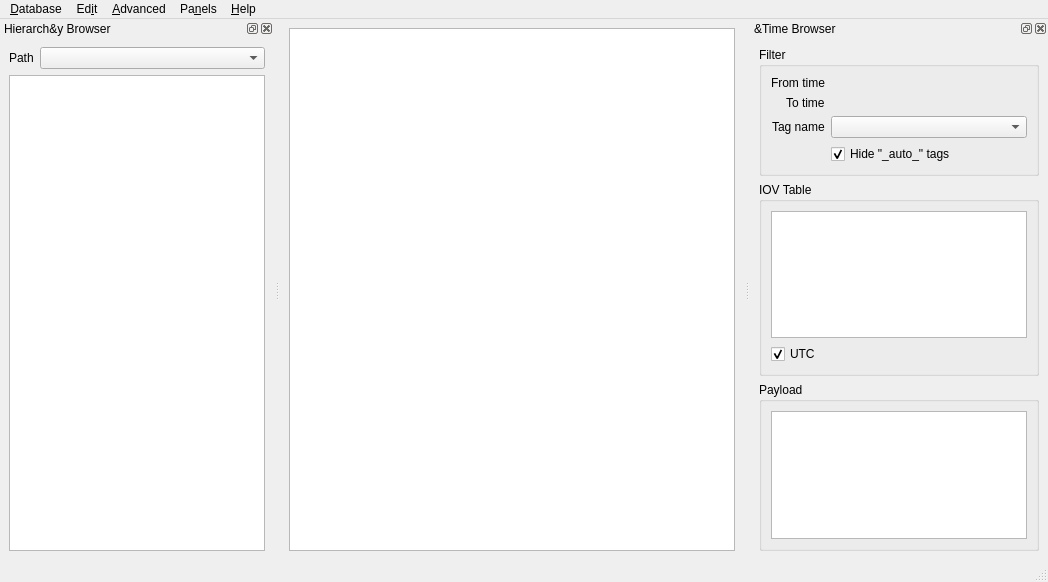
<?xml version="1.0" encoding="UTF-8"?>
<ui version="4.0">
 <author>Marco Clemencic</author>
 <class>MainWindow</class>
 <widget class="QMainWindow" name="MainWindow">
  <property name="geometry">
   <rect>
    <x>0</x>
    <y>0</y>
    <width>1048</width>
    <height>582</height>
   </rect>
  </property>
  <property name="contextMenuPolicy">
   <enum>Qt::ActionsContextMenu</enum>
  </property>
  <property name="windowTitle">
   <string comment="Browser for LHCb Conditions Database">CondDBBrowser</string>
  </property>
  <property name="windowIcon">
   <iconset resource="Resources.qrc">
    <normaloff>:/icons/icon.png</normaloff>:/icons/icon.png</iconset>
  </property>
  <widget class="QWidget" name="mainPanel">
   <layout class="QVBoxLayout" name="verticalLayout_5">
    <item>
     <widget class="SearchableTextEdit" name="dataView">
      <property name="acceptDrops">
       <bool>false</bool>
      </property>
      <property name="textInteractionFlags">
       <set>Qt::TextSelectableByKeyboard|Qt::TextSelectableByMouse</set>
      </property>
     </widget>
    </item>
   </layout>
  </widget>
  <widget class="QMenuBar" name="menubar">
   <property name="geometry">
    <rect>
     <x>0</x>
     <y>0</y>
     <width>1048</width>
     <height>30</height>
    </rect>
   </property>
   <widget class="QMenu" name="menuDataBase">
    <property name="title">
     <string>&amp;Database</string>
    </property>
    <widget class="QMenu" name="menuRecent">
     <property name="title">
      <string>&amp;Recent</string>
     </property>
    </widget>
    <widget class="QMenu" name="menuStandard">
     <property name="title">
      <string>&amp;Standard</string>
     </property>
    </widget>
    <addaction name="actionNew"/>
    <addaction name="actionOpen"/>
    <addaction name="menuRecent"/>
    <addaction name="menuStandard"/>
    <addaction name="separator"/>
    <addaction name="actionRead_Only"/>
    <addaction name="separator"/>
    <addaction name="actionCopy_connection_string"/>
    <addaction name="separator"/>
    <addaction name="actionCreate_slice"/>
    <addaction name="actionDump_to_files"/>
    <addaction name="actionClose"/>
    <addaction name="separator"/>
    <addaction name="actionQuit"/>
   </widget>
   <widget class="QMenu" name="menuEdit">
    <property name="title">
     <string>Ed&amp;it</string>
    </property>
    <addaction name="actionAdd_condition"/>
    <addaction name="actionNew_tag"/>
   </widget>
   <widget class="QMenu" name="menuAdvanced">
    <property name="enabled">
     <bool>true</bool>
    </property>
    <property name="title">
     <string>&amp;Advanced</string>
    </property>
    <addaction name="actionNew_node"/>
    <addaction name="actionDelete_node"/>
    <addaction name="actionDelete_tag"/>
   </widget>
   <widget class="QMenu" name="menuHelp">
    <property name="title">
     <string>&amp;Help</string>
    </property>
    <addaction name="actionAbout"/>
    <addaction name="actionAbout_Qt"/>
   </widget>
   <widget class="QMenu" name="menuPanels">
    <property name="title">
     <string>Pa&amp;nels</string>
    </property>
   </widget>
   <addaction name="menuDataBase"/>
   <addaction name="menuEdit"/>
   <addaction name="menuAdvanced"/>
   <addaction name="menuPanels"/>
   <addaction name="menuHelp"/>
  </widget>
  <widget class="QStatusBar" name="statusbar"/>
  <widget class="QDockWidget" name="filterPanel">
   <property name="windowTitle">
    <string>&amp;Time Browser</string>
   </property>
   <attribute name="dockWidgetArea">
    <number>2</number>
   </attribute>
   <widget class="QWidget" name="filterPanelContents">
    <layout class="QVBoxLayout" name="verticalLayout_4">
     <item>
      <widget class="QGroupBox" name="iovTagFilterGroupBox">
       <property name="sizePolicy">
        <sizepolicy hsizetype="Preferred" vsizetype="Minimum">
         <horstretch>0</horstretch>
         <verstretch>0</verstretch>
        </sizepolicy>
       </property>
       <property name="title">
        <string>Filter</string>
       </property>
       <layout class="QFormLayout" name="iovTagFilterLayout">
        <property name="fieldGrowthPolicy">
         <enum>QFormLayout::ExpandingFieldsGrow</enum>
        </property>
        <property name="labelAlignment">
         <set>Qt::AlignBottom|Qt::AlignRight|Qt::AlignTrailing</set>
        </property>
        <property name="formAlignment">
         <set>Qt::AlignLeading|Qt::AlignLeft|Qt::AlignTop</set>
        </property>
        <item row="0" column="0">
         <widget class="QLabel" name="sinceLabel">
          <property name="text">
           <string>From time</string>
          </property>
         </widget>
        </item>
        <item row="0" column="1">
         <widget class="TimePointEdit" name="sinceFilterWidget" native="true">
          <property name="sizePolicy">
           <sizepolicy hsizetype="MinimumExpanding" vsizetype="Minimum">
            <horstretch>0</horstretch>
            <verstretch>0</verstretch>
           </sizepolicy>
          </property>
         </widget>
        </item>
        <item row="1" column="0">
         <widget class="QLabel" name="untilLabel">
          <property name="text">
           <string>To time</string>
          </property>
         </widget>
        </item>
        <item row="1" column="1">
         <widget class="TimePointEdit" name="untilFilterWidget" native="true">
          <property name="sizePolicy">
           <sizepolicy hsizetype="MinimumExpanding" vsizetype="Minimum">
            <horstretch>0</horstretch>
            <verstretch>0</verstretch>
           </sizepolicy>
          </property>
         </widget>
        </item>
        <item row="2" column="0">
         <widget class="QLabel" name="tagLabel">
          <property name="text">
           <string>Tag name</string>
          </property>
         </widget>
        </item>
        <item row="2" column="1">
         <widget class="QComboBox" name="tagComboBox">
          <property name="sizePolicy">
           <sizepolicy hsizetype="Expanding" vsizetype="Fixed">
            <horstretch>0</horstretch>
            <verstretch>0</verstretch>
           </sizepolicy>
          </property>
         </widget>
        </item>
        <item row="3" column="1">
         <widget class="QCheckBox" name="hideAutoCheckBox">
          <property name="toolTip">
           <string>If checked, the special tags starting with &quot;_auto_&quot; are not displayed.</string>
          </property>
          <property name="text">
           <string>Hide &quot;_auto_&quot; tags</string>
          </property>
          <property name="checked">
           <bool>true</bool>
          </property>
         </widget>
        </item>
       </layout>
       <zorder>sinceLabel</zorder>
       <zorder>untilLabel</zorder>
       <zorder>tagLabel</zorder>
       <zorder>tagComboBox</zorder>
       <zorder>hideAutoCheckBox</zorder>
       <zorder>sinceFilterWidget</zorder>
       <zorder>untilFilterWidget</zorder>
      </widget>
     </item>
     <item>
      <widget class="QGroupBox" name="iovTableGroupBox">
       <property name="sizePolicy">
        <sizepolicy hsizetype="Expanding" vsizetype="Expanding">
         <horstretch>0</horstretch>
         <verstretch>0</verstretch>
        </sizepolicy>
       </property>
       <property name="title">
        <string>IOV Table</string>
       </property>
       <layout class="QVBoxLayout" name="verticalLayout">
        <item>
         <widget class="QTableView" name="iovView">
          <property name="enabled">
           <bool>true</bool>
          </property>
          <property name="editTriggers">
           <set>QAbstractItemView::NoEditTriggers</set>
          </property>
          <property name="selectionMode">
           <enum>QAbstractItemView::SingleSelection</enum>
          </property>
          <property name="selectionBehavior">
           <enum>QAbstractItemView::SelectRows</enum>
          </property>
         </widget>
        </item>
        <item>
         <widget class="QCheckBox" name="iovUTCCheckBox">
          <property name="toolTip">
           <string>Show the IoVs as UTC</string>
          </property>
          <property name="text">
           <string>UTC</string>
          </property>
          <property name="checked">
           <bool>true</bool>
          </property>
         </widget>
        </item>
       </layout>
      </widget>
     </item>
     <item>
      <widget class="QGroupBox" name="payloadGroupBox">
       <property name="sizePolicy">
        <sizepolicy hsizetype="Expanding" vsizetype="Expanding">
         <horstretch>0</horstretch>
         <verstretch>0</verstretch>
        </sizepolicy>
       </property>
       <property name="title">
        <string>Payload</string>
       </property>
       <layout class="QVBoxLayout" name="verticalLayout_2">
        <item>
         <widget class="QListView" name="fieldsView"/>
        </item>
       </layout>
      </widget>
     </item>
    </layout>
   </widget>
  </widget>
  <widget class="QDockWidget" name="browsePanel">
   <property name="windowTitle">
    <string>Hierarch&amp;y Browser</string>
   </property>
   <attribute name="dockWidgetArea">
    <number>1</number>
   </attribute>
   <widget class="QWidget" name="browsePanelContents">
    <layout class="QVBoxLayout" name="verticalLayout_3">
     <item>
      <widget class="QWidget" name="pathPanel" native="true">
       <layout class="QHBoxLayout" name="horizontalLayout">
        <property name="leftMargin">
         <number>0</number>
        </property>
        <property name="topMargin">
         <number>0</number>
        </property>
        <property name="rightMargin">
         <number>0</number>
        </property>
        <property name="bottomMargin">
         <number>0</number>
        </property>
        <item>
         <widget class="QLabel" name="pathLabel">
          <property name="sizePolicy">
           <sizepolicy hsizetype="Minimum" vsizetype="Preferred">
            <horstretch>0</horstretch>
            <verstretch>0</verstretch>
           </sizepolicy>
          </property>
          <property name="text">
           <string>Path</string>
          </property>
         </widget>
        </item>
        <item>
         <widget class="QComboBox" name="pathComboBox">
          <property name="sizePolicy">
           <sizepolicy hsizetype="Expanding" vsizetype="Fixed">
            <horstretch>0</horstretch>
            <verstretch>0</verstretch>
           </sizepolicy>
          </property>
          <property name="editable">
           <bool>false</bool>
          </property>
          <property name="insertPolicy">
           <enum>QComboBox::NoInsert</enum>
          </property>
         </widget>
        </item>
       </layout>
      </widget>
     </item>
     <item>
      <widget class="QTreeView" name="hierarchyTreeView">
       <property name="contextMenuPolicy">
        <enum>Qt::CustomContextMenu</enum>
       </property>
       <property name="editTriggers">
        <set>QAbstractItemView::NoEditTriggers</set>
       </property>
       <property name="showDropIndicator" stdset="0">
        <bool>false</bool>
       </property>
       <property name="textElideMode">
        <enum>Qt::ElideMiddle</enum>
       </property>
       <property name="headerHidden">
        <bool>true</bool>
       </property>
      </widget>
     </item>
    </layout>
   </widget>
  </widget>
  <action name="actionNew">
   <property name="text">
    <string>&amp;New</string>
   </property>
   <property name="shortcut">
    <string>Ctrl+N</string>
   </property>
  </action>
  <action name="actionOpen">
   <property name="text">
    <string>&amp;Open</string>
   </property>
   <property name="shortcut">
    <string>Ctrl+O</string>
   </property>
  </action>
  <action name="actionCreate_slice">
   <property name="text">
    <string>Create sl&amp;ice</string>
   </property>
   <property name="shortcut">
    <string>Ctrl+S</string>
   </property>
  </action>
  <action name="actionClose">
   <property name="text">
    <string>C&amp;lose</string>
   </property>
   <property name="shortcut">
    <string>Ctrl+W</string>
   </property>
  </action>
  <action name="actionAdd_condition">
   <property name="text">
    <string>&amp;Add condition</string>
   </property>
   <property name="shortcut">
    <string>Ctrl++</string>
   </property>
  </action>
  <action name="actionNew_tag">
   <property name="text">
    <string>&amp;New tag</string>
   </property>
   <property name="shortcut">
    <string>Ctrl+T</string>
   </property>
  </action>
  <action name="actionNew_node">
   <property name="text">
    <string>&amp;New node</string>
   </property>
  </action>
  <action name="actionDelete_node">
   <property name="text">
    <string>&amp;Delete node</string>
   </property>
  </action>
  <action name="actionDelete_tag">
   <property name="text">
    <string>D&amp;elete tag</string>
   </property>
  </action>
  <action name="actionAbout">
   <property name="text">
    <string>&amp;About</string>
   </property>
  </action>
  <action name="actionQuit">
   <property name="text">
    <string>&amp;Quit</string>
   </property>
   <property name="shortcut">
    <string>Ctrl+Q</string>
   </property>
  </action>
  <action name="actionAbout_Qt">
   <property name="text">
    <string>About &amp;Qt</string>
   </property>
  </action>
  <action name="actionDump_to_files">
   <property name="text">
    <string>&amp;Dump to files</string>
   </property>
  </action>
  <action name="actionRead_Only">
   <property name="checkable">
    <bool>true</bool>
   </property>
   <property name="checked">
    <bool>true</bool>
   </property>
   <property name="text">
    <string>R&amp;ead Only</string>
   </property>
   <property name="statusTip">
    <string>Change the opening mode of the database (re-opens it)</string>
   </property>
  </action>
  <action name="actionCopy_path">
   <property name="text">
    <string>Copy path</string>
   </property>
  </action>
  <action name="actionCopy_connection_string">
   <property name="text">
    <string>&amp;Copy connection string</string>
   </property>
  </action>
  <action name="actionWelcome_message">
   <property name="text">
    <string>Welcome message</string>
   </property>
  </action>
 </widget>
 <customwidgets>
  <customwidget>
   <class>TimePointEdit</class>
   <extends>QWidget</extends>
   <header>CondDBBrowser/CondDBUI/Browser/Widgets.h</header>
   <container>1</container>
   <slots>
    <signal>dateTimeChanged(QDateTime)</signal>
    <signal>dateChanged(QDate)</signal>
    <signal>timeChanged(QTime)</signal>
    <signal>maxChanged(bool)</signal>
    <signal>maxChecked()</signal>
    <signal>maxUnchecked()</signal>
    <signal>validityKeyChanged(cool::ValidityKey)</signal>
    <slot>setMinimumDateTime(QDateTime)</slot>
    <slot>setMaximumDateTime(QDateTime)</slot>
    <slot>resetMinimumDateTime()</slot>
    <slot>resetMaximumDateTime()</slot>
   </slots>
  </customwidget>
  <customwidget>
   <class>SearchableTextEdit</class>
   <extends>QPlainTextEdit</extends>
   <header>CondDBBrowser/CondDBUI/Browser/Widgets.h</header>
  </customwidget>
 </customwidgets>
 <resources>
  <include location="Resources.qrc"/>
 </resources>
 <connections>
  <connection>
   <sender>actionQuit</sender>
   <signal>triggered()</signal>
   <receiver>MainWindow</receiver>
   <slot>close()</slot>
   <hints>
    <hint type="sourcelabel">
     <x>-1</x>
     <y>-1</y>
    </hint>
    <hint type="destinationlabel">
     <x>451</x>
     <y>336</y>
    </hint>
   </hints>
  </connection>
  <connection>
   <sender>actionAbout_Qt</sender>
   <signal>triggered()</signal>
   <receiver>MainWindow</receiver>
   <slot>aboutQt()</slot>
   <hints>
    <hint type="sourcelabel">
     <x>-1</x>
     <y>-1</y>
    </hint>
    <hint type="destinationlabel">
     <x>451</x>
     <y>336</y>
    </hint>
   </hints>
  </connection>
  <connection>
   <sender>actionClose</sender>
   <signal>triggered()</signal>
   <receiver>MainWindow</receiver>
   <slot>closeDatabase()</slot>
   <hints>
    <hint type="sourcelabel">
     <x>-1</x>
     <y>-1</y>
    </hint>
    <hint type="destinationlabel">
     <x>451</x>
     <y>336</y>
    </hint>
   </hints>
  </connection>
  <connection>
   <sender>actionAbout</sender>
   <signal>triggered()</signal>
   <receiver>MainWindow</receiver>
   <slot>aboutDialog()</slot>
   <hints>
    <hint type="sourcelabel">
     <x>-1</x>
     <y>-1</y>
    </hint>
    <hint type="destinationlabel">
     <x>482</x>
     <y>327</y>
    </hint>
   </hints>
  </connection>
  <connection>
   <sender>pathComboBox</sender>
   <signal>currentIndexChanged(QString)</signal>
   <receiver>MainWindow</receiver>
   <slot>selectedPath(QString)</slot>
   <hints>
    <hint type="sourcelabel">
     <x>218</x>
     <y>77</y>
    </hint>
    <hint type="destinationlabel">
     <x>482</x>
     <y>327</y>
    </hint>
   </hints>
  </connection>
  <connection>
   <sender>actionRead_Only</sender>
   <signal>triggered(bool)</signal>
   <receiver>MainWindow</receiver>
   <slot>reopenDatabase(bool)</slot>
   <hints>
    <hint type="sourcelabel">
     <x>-1</x>
     <y>-1</y>
    </hint>
    <hint type="destinationlabel">
     <x>482</x>
     <y>327</y>
    </hint>
   </hints>
  </connection>
  <connection>
   <sender>sinceFilterWidget</sender>
   <signal>dateTimeChanged(QDateTime)</signal>
   <receiver>untilFilterWidget</receiver>
   <slot>setMinimumDateTime(QDateTime)</slot>
   <hints>
    <hint type="sourcelabel">
     <x>1031</x>
     <y>117</y>
    </hint>
    <hint type="destinationlabel">
     <x>1031</x>
     <y>141</y>
    </hint>
   </hints>
  </connection>
  <connection>
   <sender>untilFilterWidget</sender>
   <signal>maxChecked()</signal>
   <receiver>sinceFilterWidget</receiver>
   <slot>resetMaximumDateTime()</slot>
   <hints>
    <hint type="sourcelabel">
     <x>1031</x>
     <y>141</y>
    </hint>
    <hint type="destinationlabel">
     <x>1031</x>
     <y>117</y>
    </hint>
   </hints>
  </connection>
  <connection>
   <sender>untilFilterWidget</sender>
   <signal>dateTimeChanged(QDateTime)</signal>
   <receiver>sinceFilterWidget</receiver>
   <slot>setMaximumDateTime(QDateTime)</slot>
   <hints>
    <hint type="sourcelabel">
     <x>1031</x>
     <y>141</y>
    </hint>
    <hint type="destinationlabel">
     <x>1031</x>
     <y>117</y>
    </hint>
   </hints>
  </connection>
  <connection>
   <sender>actionNew</sender>
   <signal>triggered()</signal>
   <receiver>MainWindow</receiver>
   <slot>newDatabaseDialog()</slot>
   <hints>
    <hint type="sourcelabel">
     <x>-1</x>
     <y>-1</y>
    </hint>
    <hint type="destinationlabel">
     <x>482</x>
     <y>327</y>
    </hint>
   </hints>
  </connection>
  <connection>
   <sender>actionOpen</sender>
   <signal>triggered()</signal>
   <receiver>MainWindow</receiver>
   <slot>openDatabaseDialog()</slot>
   <hints>
    <hint type="sourcelabel">
     <x>-1</x>
     <y>-1</y>
    </hint>
    <hint type="destinationlabel">
     <x>482</x>
     <y>327</y>
    </hint>
   </hints>
  </connection>
  <connection>
   <sender>actionDump_to_files</sender>
   <signal>triggered()</signal>
   <receiver>MainWindow</receiver>
   <slot>dumpToFiles()</slot>
   <hints>
    <hint type="sourcelabel">
     <x>-1</x>
     <y>-1</y>
    </hint>
    <hint type="destinationlabel">
     <x>482</x>
     <y>327</y>
    </hint>
   </hints>
  </connection>
  <connection>
   <sender>MainWindow</sender>
   <signal>databaseOpen(bool)</signal>
   <receiver>actionDump_to_files</receiver>
   <slot>setEnabled(bool)</slot>
   <hints>
    <hint type="sourcelabel">
     <x>482</x>
     <y>327</y>
    </hint>
    <hint type="destinationlabel">
     <x>-1</x>
     <y>-1</y>
    </hint>
   </hints>
  </connection>
  <connection>
   <sender>MainWindow</sender>
   <signal>databaseOpen(bool)</signal>
   <receiver>actionRead_Only</receiver>
   <slot>setEnabled(bool)</slot>
   <hints>
    <hint type="sourcelabel">
     <x>482</x>
     <y>327</y>
    </hint>
    <hint type="destinationlabel">
     <x>-1</x>
     <y>-1</y>
    </hint>
   </hints>
  </connection>
  <connection>
   <sender>MainWindow</sender>
   <signal>databaseOpen(bool)</signal>
   <receiver>actionClose</receiver>
   <slot>setEnabled(bool)</slot>
   <hints>
    <hint type="sourcelabel">
     <x>482</x>
     <y>327</y>
    </hint>
    <hint type="destinationlabel">
     <x>-1</x>
     <y>-1</y>
    </hint>
   </hints>
  </connection>
  <connection>
   <sender>MainWindow</sender>
   <signal>databaseOpen(bool)</signal>
   <receiver>actionCreate_slice</receiver>
   <slot>setEnabled(bool)</slot>
   <hints>
    <hint type="sourcelabel">
     <x>482</x>
     <y>327</y>
    </hint>
    <hint type="destinationlabel">
     <x>-1</x>
     <y>-1</y>
    </hint>
   </hints>
  </connection>
  <connection>
   <sender>MainWindow</sender>
   <signal>databaseOpenReadOnly(bool)</signal>
   <receiver>actionRead_Only</receiver>
   <slot>setChecked(bool)</slot>
   <hints>
    <hint type="sourcelabel">
     <x>482</x>
     <y>327</y>
    </hint>
    <hint type="destinationlabel">
     <x>-1</x>
     <y>-1</y>
    </hint>
   </hints>
  </connection>
  <connection>
   <sender>actionNew_node</sender>
   <signal>triggered()</signal>
   <receiver>MainWindow</receiver>
   <slot>newNodeDialog()</slot>
   <hints>
    <hint type="sourcelabel">
     <x>-1</x>
     <y>-1</y>
    </hint>
    <hint type="destinationlabel">
     <x>482</x>
     <y>327</y>
    </hint>
   </hints>
  </connection>
  <connection>
   <sender>actionDelete_node</sender>
   <signal>triggered()</signal>
   <receiver>MainWindow</receiver>
   <slot>deleteNode()</slot>
   <hints>
    <hint type="sourcelabel">
     <x>-1</x>
     <y>-1</y>
    </hint>
    <hint type="destinationlabel">
     <x>482</x>
     <y>327</y>
    </hint>
   </hints>
  </connection>
  <connection>
   <sender>actionCreate_slice</sender>
   <signal>triggered()</signal>
   <receiver>MainWindow</receiver>
   <slot>createSlice()</slot>
   <hints>
    <hint type="sourcelabel">
     <x>-1</x>
     <y>-1</y>
    </hint>
    <hint type="destinationlabel">
     <x>482</x>
     <y>327</y>
    </hint>
   </hints>
  </connection>
  <connection>
   <sender>actionAdd_condition</sender>
   <signal>triggered()</signal>
   <receiver>MainWindow</receiver>
   <slot>addCondition()</slot>
   <hints>
    <hint type="sourcelabel">
     <x>-1</x>
     <y>-1</y>
    </hint>
    <hint type="destinationlabel">
     <x>482</x>
     <y>327</y>
    </hint>
   </hints>
  </connection>
  <connection>
   <sender>actionNew_tag</sender>
   <signal>triggered()</signal>
   <receiver>MainWindow</receiver>
   <slot>newTag()</slot>
   <hints>
    <hint type="sourcelabel">
     <x>-1</x>
     <y>-1</y>
    </hint>
    <hint type="destinationlabel">
     <x>482</x>
     <y>327</y>
    </hint>
   </hints>
  </connection>
  <connection>
   <sender>actionDelete_tag</sender>
   <signal>triggered()</signal>
   <receiver>MainWindow</receiver>
   <slot>deleteTag()</slot>
   <hints>
    <hint type="sourcelabel">
     <x>-1</x>
     <y>-1</y>
    </hint>
    <hint type="destinationlabel">
     <x>482</x>
     <y>327</y>
    </hint>
   </hints>
  </connection>
  <connection>
   <sender>hierarchyTreeView</sender>
   <signal>customContextMenuRequested(QPoint)</signal>
   <receiver>MainWindow</receiver>
   <slot>showHierarchyContextMenu(QPoint)</slot>
   <hints>
    <hint type="sourcelabel">
     <x>160</x>
     <y>344</y>
    </hint>
    <hint type="destinationlabel">
     <x>482</x>
     <y>327</y>
    </hint>
   </hints>
  </connection>
  <connection>
   <sender>actionCopy_path</sender>
   <signal>triggered()</signal>
   <receiver>MainWindow</receiver>
   <slot>copyPathToClipboard()</slot>
   <hints>
    <hint type="sourcelabel">
     <x>-1</x>
     <y>-1</y>
    </hint>
    <hint type="destinationlabel">
     <x>482</x>
     <y>327</y>
    </hint>
   </hints>
  </connection>
  <connection>
   <sender>MainWindow</sender>
   <signal>databaseOpenReadOnly(bool)</signal>
   <receiver>actionAdd_condition</receiver>
   <slot>setDisabled(bool)</slot>
   <hints>
    <hint type="sourcelabel">
     <x>482</x>
     <y>327</y>
    </hint>
    <hint type="destinationlabel">
     <x>-1</x>
     <y>-1</y>
    </hint>
   </hints>
  </connection>
  <connection>
   <sender>MainWindow</sender>
   <signal>databaseOpenReadOnly(bool)</signal>
   <receiver>actionDelete_node</receiver>
   <slot>setDisabled(bool)</slot>
   <hints>
    <hint type="sourcelabel">
     <x>482</x>
     <y>327</y>
    </hint>
    <hint type="destinationlabel">
     <x>-1</x>
     <y>-1</y>
    </hint>
   </hints>
  </connection>
  <connection>
   <sender>MainWindow</sender>
   <signal>databaseOpenReadOnly(bool)</signal>
   <receiver>actionDelete_tag</receiver>
   <slot>setDisabled(bool)</slot>
   <hints>
    <hint type="sourcelabel">
     <x>482</x>
     <y>327</y>
    </hint>
    <hint type="destinationlabel">
     <x>-1</x>
     <y>-1</y>
    </hint>
   </hints>
  </connection>
  <connection>
   <sender>MainWindow</sender>
   <signal>databaseOpenReadOnly(bool)</signal>
   <receiver>actionNew_node</receiver>
   <slot>setDisabled(bool)</slot>
   <hints>
    <hint type="sourcelabel">
     <x>482</x>
     <y>327</y>
    </hint>
    <hint type="destinationlabel">
     <x>-1</x>
     <y>-1</y>
    </hint>
   </hints>
  </connection>
  <connection>
   <sender>MainWindow</sender>
   <signal>databaseOpenReadOnly(bool)</signal>
   <receiver>actionNew_tag</receiver>
   <slot>setDisabled(bool)</slot>
   <hints>
    <hint type="sourcelabel">
     <x>482</x>
     <y>327</y>
    </hint>
    <hint type="destinationlabel">
     <x>-1</x>
     <y>-1</y>
    </hint>
   </hints>
  </connection>
  <connection>
   <sender>MainWindow</sender>
   <signal>databaseOpen(bool)</signal>
   <receiver>filterPanel</receiver>
   <slot>setEnabled(bool)</slot>
   <hints>
    <hint type="sourcelabel">
     <x>523</x>
     <y>290</y>
    </hint>
    <hint type="destinationlabel">
     <x>912</x>
     <y>294</y>
    </hint>
   </hints>
  </connection>
  <connection>
   <sender>MainWindow</sender>
   <signal>databaseOpen(bool)</signal>
   <receiver>mainPanel</receiver>
   <slot>setEnabled(bool)</slot>
   <hints>
    <hint type="sourcelabel">
     <x>523</x>
     <y>290</y>
    </hint>
    <hint type="destinationlabel">
     <x>515</x>
     <y>294</y>
    </hint>
   </hints>
  </connection>
  <connection>
   <sender>MainWindow</sender>
   <signal>databaseOpen(bool)</signal>
   <receiver>browsePanel</receiver>
   <slot>setEnabled(bool)</slot>
   <hints>
    <hint type="sourcelabel">
     <x>523</x>
     <y>290</y>
    </hint>
    <hint type="destinationlabel">
     <x>128</x>
     <y>294</y>
    </hint>
   </hints>
  </connection>
  <connection>
   <sender>actionCopy_connection_string</sender>
   <signal>triggered()</signal>
   <receiver>MainWindow</receiver>
   <slot>copyConnStrToClipboard()</slot>
   <hints>
    <hint type="sourcelabel">
     <x>-1</x>
     <y>-1</y>
    </hint>
    <hint type="destinationlabel">
     <x>523</x>
     <y>290</y>
    </hint>
   </hints>
  </connection>
  <connection>
   <sender>MainWindow</sender>
   <signal>databaseOpen(bool)</signal>
   <receiver>actionCopy_connection_string</receiver>
   <slot>setEnabled(bool)</slot>
   <hints>
    <hint type="sourcelabel">
     <x>523</x>
     <y>290</y>
    </hint>
    <hint type="destinationlabel">
     <x>-1</x>
     <y>-1</y>
    </hint>
   </hints>
  </connection>
 </connections>
 <slots>
  <signal>openedDB(P*)</signal>
  <signal>databaseOpen(bool)</signal>
  <signal>databaseOpenReadOnly(bool)</signal>
  <slot>aboutQt()</slot>
  <slot>openStandardDatabase()</slot>
  <slot>closeDatabase()</slot>
  <slot>aboutDialog()</slot>
  <slot>selectedItem(QModelIndex)</slot>
  <slot>selectedPath(QString)</slot>
  <slot>testSlot()</slot>
  <slot>reopenDatabase(bool)</slot>
  <slot>sinceChanged(QDateTime)</slot>
  <slot>untilChanged(QDateTime)</slot>
  <slot>newDatabaseDialog()</slot>
  <slot>openDatabaseDialog()</slot>
  <slot>dumpToFiles()</slot>
  <slot>newNodeDialog()</slot>
  <slot>deleteNode()</slot>
  <slot>createSlice()</slot>
  <slot>addCondition()</slot>
  <slot>newTag()</slot>
  <slot>deleteTag()</slot>
  <slot>showHierarchyContextMenu(QPoint)</slot>
  <slot>copyPathToClipboard()</slot>
  <slot>copyConnStrToClipboard()</slot>
 </slots>
</ui>
